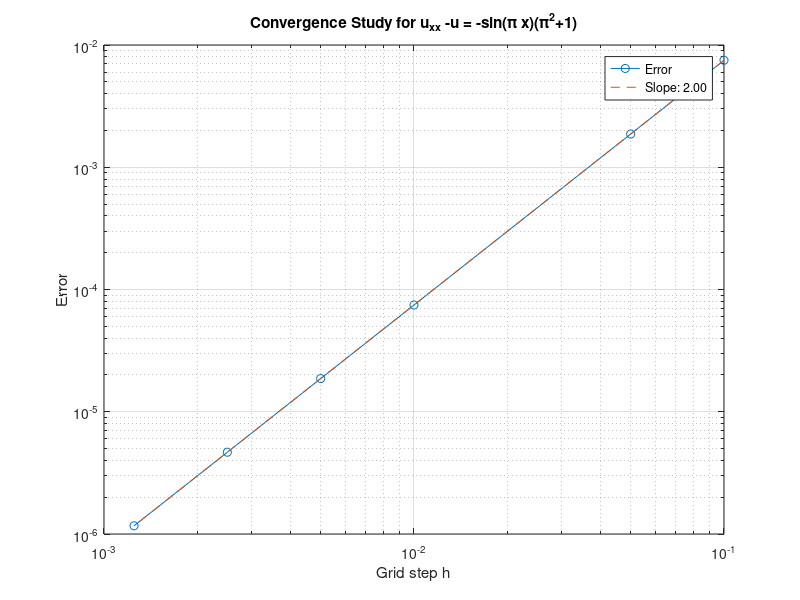

Write MATLAB code to recreate this figure.
h_values = [0.1, 0.05, 0.01, 0.005, 0.0025, 0.00125]; 
errors = zeros(size(h_values)); 

for i = 1:length(h_values)
    h = h_values(i);

    x = (h:h:(1-h))';
    m = length(x);
    e = ones(m, 1);

    Dxx = spdiags([e (-2*e - h*h*e) e], [-1 0 1], m, m);
    Dxx = Dxx / h^2;
    

    f = -sin(pi * x) * (pi^2 + 1);

    u_numerical = Dxx \ f;


    u_analytical = sin(pi * x);

    errors(i) = max(abs(u_numerical - u_analytical));
end


figure;
loglog(h_values, errors, '-o');
xlabel('Grid step h');
ylabel('Error');
title('Convergence Study for u_{xx} -u = -sin(\pi x)(\pi^2+1)');
grid on;

% Optional: Fit a line to check convergence rate
p = polyfit(log(h_values), log(errors), 1);
hold on;
loglog(h_values, exp(polyval(p, log(h_values))), '--', 'DisplayName', sprintf('Slope: %.2f', p(1)));
legend('Error', sprintf('Slope: %.2f', p(1)), 'Location', 'best');
hold off;
exportgraphics(gcf, "5a.png", 'Resolution', 300);